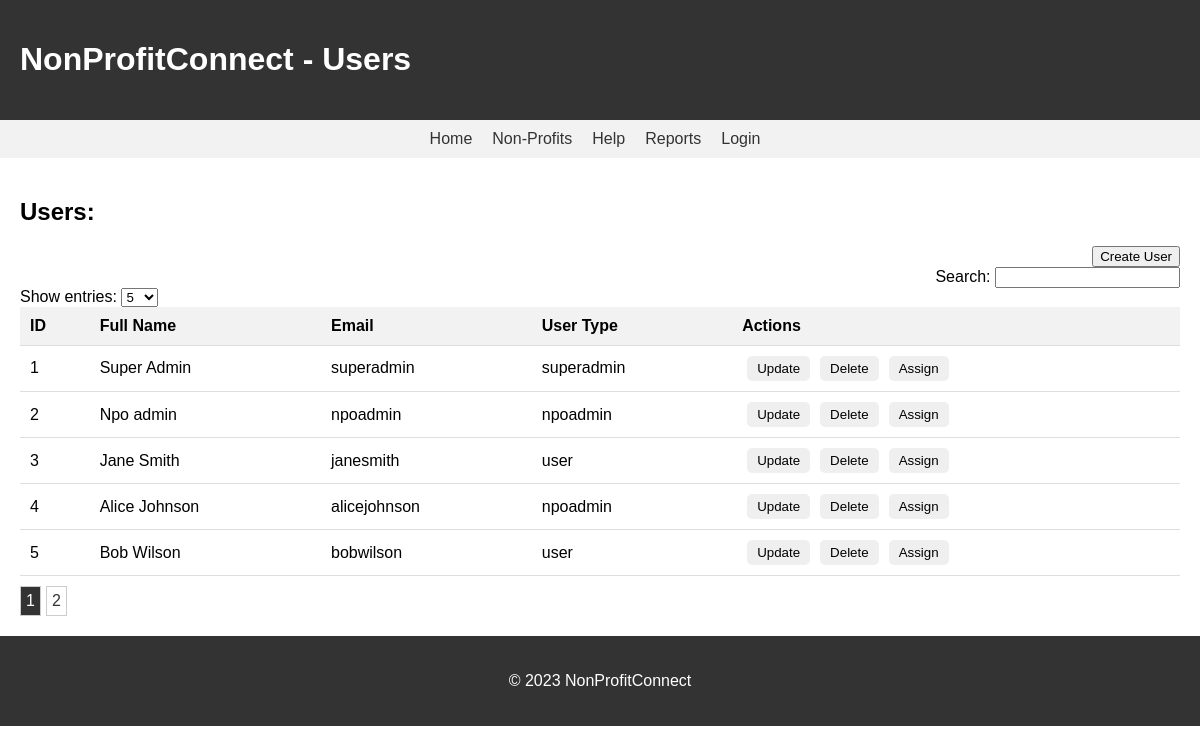
The page /NPO/users_list.php on the database its author committed.
### tables this page shows
CREATE TABLE `users` (
  `id` int(11) NOT NULL,
  `fullname` varchar(255) NOT NULL,
  `email` varchar(255) NOT NULL,
  `password` varchar(255) NOT NULL,
  `user_type` enum('superadmin','npoadmin','user') NOT NULL,
  `npo_id` int(11) DEFAULT NULL
);

### NPO/users_list.php (the view, shortened to what this page needs)
<?php
include 'db_connection.php';
$query = "SELECT * FROM users";
$sortColumn = isset($_GET['sort']) ? $_GET['sort'] : '';
$sortOrder = isset($_GET['order']) ? $_GET['order'] : '';
$page = isset($_GET['page']) ? $_GET['page'] : 1;
$limit = isset($_GET['limit']) ? $_GET['limit'] : 5;
$offset = ($page - 1) * $limit;
$countQuery = "SELECT COUNT(*) AS total FROM users";
$countResult = mysqli_query($connection, $countQuery);
$totalRows = mysqli_fetch_assoc($countResult)['total'];
$totalPages = ceil($totalRows / $limit);
$query .= " LIMIT $limit OFFSET $offset";
$result = mysqli_query($connection, $query);
?>
<!DOCTYPE html>
<html>
<head>
</head>
<body>
    <header>
        <h1>NonProfitConnect - Users</h1>
        </header>
         <?php include 'navigation.php'; ?>
        <main>
        <h2>Users:</h2>
        <div class="create">
            <button onclick="location.href='create_user.php'">Create User</button>
        </div>
        <form method="GET" action="">
            <label for="search">Search:</label>
            <input type="text" name="search" id="search" value="<?php echo isset($_GET['search']) ? $_GET['search'] : ''; ?>" oninput="filterTable()">
        </form>
        <form id="sortForm" method="GET" action="">
            <label for="entries">Show entries:</label>
            <select name="limit" id="entries" onchange="this.form.submit()">
                <option value="5" <?php echo ($limit == 5) ? "selected" : ""; ?>>5</option>
            </select>
        </form>
        <?php
        if (mysqli_num_rows($result) > 0) {
            echo "<table id=\"userTable\">";
            echo "<tr><th onclick=\"sortTable('id')\">ID <span class=\"sort-arrow\">" . ($sortColumn === 'id' ? ($sortOrder === 'asc' ? '▲' : '▼') : '') . "</span></th><th onclick=\"sortTable('fullname')\">Full Name <span class=\"sort-arrow\">" . ($sortColumn === 'fullname' ? ($sortOrder === 'asc' ? '▲' : '▼') : '') . "</span></th><th onclick=\"sortTable('email')\">Email <span class=\"sort-arrow\">" . ($sortColumn === 'email' ? ($sortOrder === 'asc' ? '▲' : '▼') : '') . "</span></th><th onclick=\"sortTable('user_type')\">User Type<span class=\"sort-arrow\">" . ($sortColumn === 'user_type' ? ($sortOrder === 'asc' ? '▲' : '▼') : '') . "</span></th><th>Actions</th></tr>";
            $rowCount = 1;
            while ($row = mysqli_fetch_assoc($result)) {
                echo "<tr>";
                echo "<td>" . $rowCount . "</td>";
                echo "<td>" . $row['fullname'] . "</td>";
                echo "<td>" . $row['email'] . "</td>";
                echo "<td>" . $row['user_type'] . "</td>";
                echo "<td class=\"actions\"><button title=\"Update an NPO\" onclick=\"location.href='update_user.php?id=" . $row['id'] . "'\">Update</button><button title=\"Delete an NPO\" onclick=\"deleteUser(" . $row['id'] . ")\">Delete</button><button title=\"Assign an NPO\" onclick=\"location.href='assign.php?id=" . $row['id'] . "'\">Assign</button></td>";
                echo "</tr>";
                $rowCount++;
            }
            echo "</table>";
            echo "<div class=\"pagination\">";
            for ($i = 1; $i <= $totalPages; $i++) {
                echo "<a href=\"users_list.php?page=$i&limit=$limit&sort=$sortColumn&order=$sortOrder\"" . ($page == $i ? " class=\"active\"" : "") . ">$i</a>";
            }
            echo "</div>";
        } else {
            echo "<p>No users found.</p>";
        }
        ?>
    </main>
 <?php include 'footer.php'; ?>
</body>
</html>

### NPO/users_list.php (style rules this page uses)
body { font-family: Arial, sans-serif; margin: 0; padding: 0; }
main { padding: 20px; }
form { text-align: right; }
table { width: 100%; border-collapse: collapse; }
th, td { padding: 10px; text-align: left; border-bottom: 1px solid #ddd; }
th { background-color: #f2f2f2; cursor: pointer; position: relative; }
.actions { display: flex; height: 100%; }
.actions button { margin: 0 5px; padding: 5px 10px; border: none; border-radius: 5px; cursor: pointer; }
.create { display: flex; justify-content: flex-end; }
.pagination { margin-top: 10px; }
.pagination a { display: inline-block; padding: 5px; margin-right: 5px; text-decoration: none; color: #333; border: 1px solid #ccc; }
.pagination a.active { background-color: #333; color: #fff; }
#sortForm { text-align: left; }

### NPO/navigation.php (style rules this page uses)
header { background-color: #333; color: #fff; padding: 20px; }

### rows shown on the page
users: fullname "Super Admin", email "superadmin", user_type "superadmin"
users: fullname "Npo admin", email "npoadmin", user_type "npoadmin"
users: fullname "Jane Smith", email "janesmith", user_type "user"
users: fullname "Alice Johnson", email "alicejohnson", user_type "npoadmin"
users: fullname "Bob Wilson", email "bobwilson", user_type "user"
